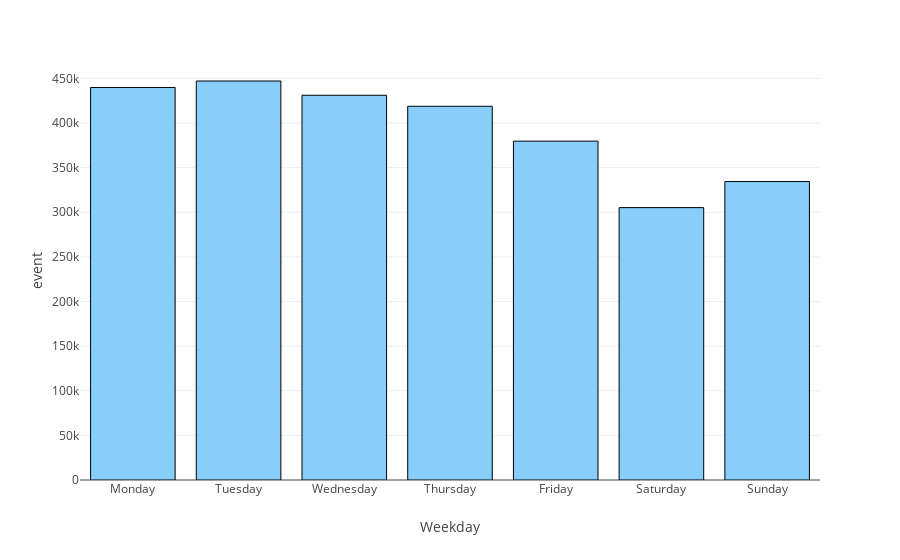

Source (notebook cell):
### Code cell
order = ['Monday', 'Tuesday', 'Wednesday', 'Thursday', 'Friday', 'Saturday', 'Sunday']
ibarchart(newdf, 'Weekday', 'event', order=order)

### Figure 1 — Plotly figure (JSON) as saved in the notebook; plotly's stock layout.template omitted (floating-point values rounded to 4 significant figures)
{"data": [{"alignmentgroup": "True", "hoverlabel": {"namelength": 0}, "hovertemplate": "Weekday=%{x}<br>event=%{y}", "legendgroup": "", "marker": {"color": "lightskyblue", "line": {"color": "black", "width": 1}}, "name": "", "offsetgroup": "", "orientation": "v", "showlegend": false, "textposition": "auto", "type": "bar", "x": ["Friday", "Monday", "Saturday", "Sunday", "Thursday", "Tuesday", "Wednesday"], "xaxis": "x", "y": [379699, 439813, 305215, 334422, 418761, 447077, 431114], "yaxis": "y"}], "layout": {"barmode": "relative", "legend": {"tracegroupgap": 0}, "margin": {"t": 60}, "xaxis": {"anchor": "y", "categoryarray": ["Monday", "Tuesday", "Wednesday", "Thursday", "Friday", "Saturday", "Sunday"], "categoryorder": "array", "domain": [0, 1], "title": {"text": "Weekday"}}, "yaxis": {"anchor": "x", "domain": [0, 1], "title": {"text": "event"}}}}
